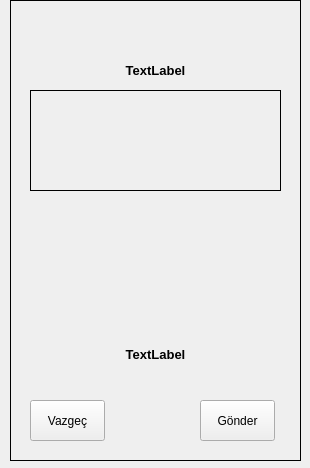
<?xml version="1.0" encoding="UTF-8"?>
<ui version="4.0">
 <class>SMSPreviewWindow</class>
 <widget class="QDialog" name="SMSPreviewWindow">
  <property name="windowModality">
   <enum>Qt::ApplicationModal</enum>
  </property>
  <property name="geometry">
   <rect>
    <x>0</x>
    <y>0</y>
    <width>310</width>
    <height>468</height>
   </rect>
  </property>
  <property name="windowTitle">
   <string>SMSPreviewWindow</string>
  </property>
  <widget class="QLabel" name="label">
   <property name="geometry">
    <rect>
     <x>10</x>
     <y>0</y>
     <width>291</width>
     <height>461</height>
    </rect>
   </property>
   <property name="frameShape">
    <enum>QFrame::Box</enum>
   </property>
   <property name="text">
    <string/>
   </property>
   <property name="pixmap">
    <pixmap resource="../Resources/bys.qrc">:/Fotos/Phone.png</pixmap>
   </property>
   <property name="scaledContents">
    <bool>true</bool>
   </property>
  </widget>
  <widget class="QToolButton" name="toolButtonSend">
   <property name="geometry">
    <rect>
     <x>200</x>
     <y>400</y>
     <width>75</width>
     <height>41</height>
    </rect>
   </property>
   <property name="text">
    <string>Gönder</string>
   </property>
  </widget>
  <widget class="QToolButton" name="toolButtonCancel">
   <property name="geometry">
    <rect>
     <x>30</x>
     <y>400</y>
     <width>75</width>
     <height>41</height>
    </rect>
   </property>
   <property name="text">
    <string>Vazgeç</string>
   </property>
  </widget>
  <widget class="QLabel" name="labelSMSMesaj">
   <property name="geometry">
    <rect>
     <x>30</x>
     <y>90</y>
     <width>251</width>
     <height>101</height>
    </rect>
   </property>
   <property name="font">
    <font>
     <pointsize>10</pointsize>
     <weight>75</weight>
     <bold>true</bold>
    </font>
   </property>
   <property name="frameShape">
    <enum>QFrame::Box</enum>
   </property>
   <property name="frameShadow">
    <enum>QFrame::Plain</enum>
   </property>
   <property name="text">
    <string/>
   </property>
   <property name="scaledContents">
    <bool>true</bool>
   </property>
   <property name="alignment">
    <set>Qt::AlignLeading|Qt::AlignLeft|Qt::AlignTop</set>
   </property>
   <property name="wordWrap">
    <bool>true</bool>
   </property>
  </widget>
  <widget class="QLabel" name="labelInfo">
   <property name="geometry">
    <rect>
     <x>30</x>
     <y>339</y>
     <width>251</width>
     <height>31</height>
    </rect>
   </property>
   <property name="font">
    <font>
     <pointsize>10</pointsize>
     <weight>75</weight>
     <bold>true</bold>
    </font>
   </property>
   <property name="text">
    <string>TextLabel</string>
   </property>
   <property name="alignment">
    <set>Qt::AlignCenter</set>
   </property>
  </widget>
  <widget class="QLabel" name="labelOriginator">
   <property name="geometry">
    <rect>
     <x>30</x>
     <y>60</y>
     <width>251</width>
     <height>20</height>
    </rect>
   </property>
   <property name="font">
    <font>
     <pointsize>10</pointsize>
     <weight>75</weight>
     <bold>true</bold>
    </font>
   </property>
   <property name="text">
    <string>TextLabel</string>
   </property>
   <property name="alignment">
    <set>Qt::AlignCenter</set>
   </property>
  </widget>
 </widget>
 <layoutdefault spacing="6" margin="11"/>
 <resources>
  <include location="../Resources/bys.qrc"/>
  <include location="../Resources/dernekyonetimkaynak.qrc"/>
 </resources>
 <connections/>
</ui>
